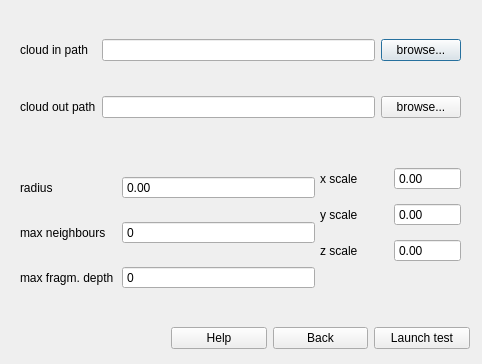
<?xml version="1.0" encoding="UTF-8"?>
<ui version="4.0">
 <class>normal_estimation_test_form</class>
 <widget class="QDialog" name="normal_estimation_test_form">
  <property name="geometry">
   <rect>
    <x>0</x>
    <y>0</y>
    <width>482</width>
    <height>364</height>
   </rect>
  </property>
  <property name="windowTitle">
   <string>Normal Estimation Test Form</string>
  </property>
  <widget class="QWidget" name="layoutWidget">
   <property name="geometry">
    <rect>
     <x>20</x>
     <y>160</y>
     <width>295</width>
     <height>147</height>
    </rect>
   </property>
   <layout class="QGridLayout" name="varset_2">
    <item row="1" column="0">
     <widget class="QLabel" name="max_neighbs_label">
      <property name="text">
       <string>max neighbours</string>
      </property>
     </widget>
    </item>
    <item row="1" column="1" colspan="2">
     <widget class="QSpinBox" name="max_neighbs_sb">
      <property name="buttonSymbols">
       <enum>QAbstractSpinBox::NoButtons</enum>
      </property>
     </widget>
    </item>
    <item row="2" column="0">
     <widget class="QLabel" name="max_fragm_depth_label">
      <property name="text">
       <string>max fragm. depth</string>
      </property>
     </widget>
    </item>
    <item row="0" column="1" colspan="2">
     <widget class="QDoubleSpinBox" name="radius_dsb">
      <property name="buttonSymbols">
       <enum>QAbstractSpinBox::NoButtons</enum>
      </property>
     </widget>
    </item>
    <item row="0" column="0">
     <widget class="QLabel" name="radius_label">
      <property name="text">
       <string>radius</string>
      </property>
     </widget>
    </item>
    <item row="2" column="1" colspan="2">
     <widget class="QSpinBox" name="max_fragm_depth_sb">
      <property name="buttonSymbols">
       <enum>QAbstractSpinBox::NoButtons</enum>
      </property>
     </widget>
    </item>
   </layout>
  </widget>
  <widget class="QWidget" name="layoutWidget">
   <property name="geometry">
    <rect>
     <x>320</x>
     <y>160</y>
     <width>141</width>
     <height>109</height>
    </rect>
   </property>
   <layout class="QGridLayout" name="varset_3">
    <item row="0" column="0">
     <widget class="QLabel" name="x_scale_label">
      <property name="text">
       <string>x scale</string>
      </property>
     </widget>
    </item>
    <item row="0" column="1">
     <widget class="QDoubleSpinBox" name="x_scale_dsb">
      <property name="buttonSymbols">
       <enum>QAbstractSpinBox::NoButtons</enum>
      </property>
     </widget>
    </item>
    <item row="1" column="0">
     <widget class="QLabel" name="y_scale_label">
      <property name="text">
       <string>y scale</string>
      </property>
     </widget>
    </item>
    <item row="1" column="1">
     <widget class="QDoubleSpinBox" name="y_scale_dsb">
      <property name="buttonSymbols">
       <enum>QAbstractSpinBox::NoButtons</enum>
      </property>
     </widget>
    </item>
    <item row="2" column="0">
     <widget class="QLabel" name="z_scale_label">
      <property name="text">
       <string>z scale</string>
      </property>
     </widget>
    </item>
    <item row="2" column="1">
     <widget class="QDoubleSpinBox" name="z_scale_dsb">
      <property name="buttonSymbols">
       <enum>QAbstractSpinBox::NoButtons</enum>
      </property>
     </widget>
    </item>
   </layout>
  </widget>
  <widget class="QWidget" name="layoutWidget">
   <property name="geometry">
    <rect>
     <x>20</x>
     <y>10</y>
     <width>441</width>
     <height>137</height>
    </rect>
   </property>
   <layout class="QGridLayout" name="varset_1">
    <item row="0" column="0">
     <widget class="QLabel" name="cloud_in_path_label">
      <property name="text">
       <string>cloud in path</string>
      </property>
     </widget>
    </item>
    <item row="0" column="1">
     <widget class="QLineEdit" name="cloud_in_ledit"/>
    </item>
    <item row="0" column="2">
     <widget class="QPushButton" name="cloud_in_browse_btn">
      <property name="text">
       <string>browse...</string>
      </property>
     </widget>
    </item>
    <item row="1" column="0">
     <widget class="QLabel" name="cloud_out_path_label">
      <property name="text">
       <string>cloud out path</string>
      </property>
     </widget>
    </item>
    <item row="1" column="1">
     <widget class="QLineEdit" name="cloud_out_ledit"/>
    </item>
    <item row="1" column="2">
     <widget class="QPushButton" name="cloud_out_browse_btn">
      <property name="text">
       <string>browse...</string>
      </property>
     </widget>
    </item>
   </layout>
  </widget>
  <widget class="QWidget" name="layoutWidget">
   <property name="geometry">
    <rect>
     <x>171</x>
     <y>322</y>
     <width>299</width>
     <height>33</height>
    </rect>
   </property>
   <layout class="QHBoxLayout" name="horizontalLayout">
    <item>
     <widget class="QPushButton" name="help_btn">
      <property name="text">
       <string>Help</string>
      </property>
     </widget>
    </item>
    <item>
     <widget class="QPushButton" name="cancel_btn">
      <property name="text">
       <string>Back</string>
      </property>
     </widget>
    </item>
    <item>
     <widget class="QPushButton" name="launch_test_btn">
      <property name="text">
       <string>Launch test</string>
      </property>
     </widget>
    </item>
   </layout>
  </widget>
 </widget>
 <resources/>
 <connections/>
</ui>
